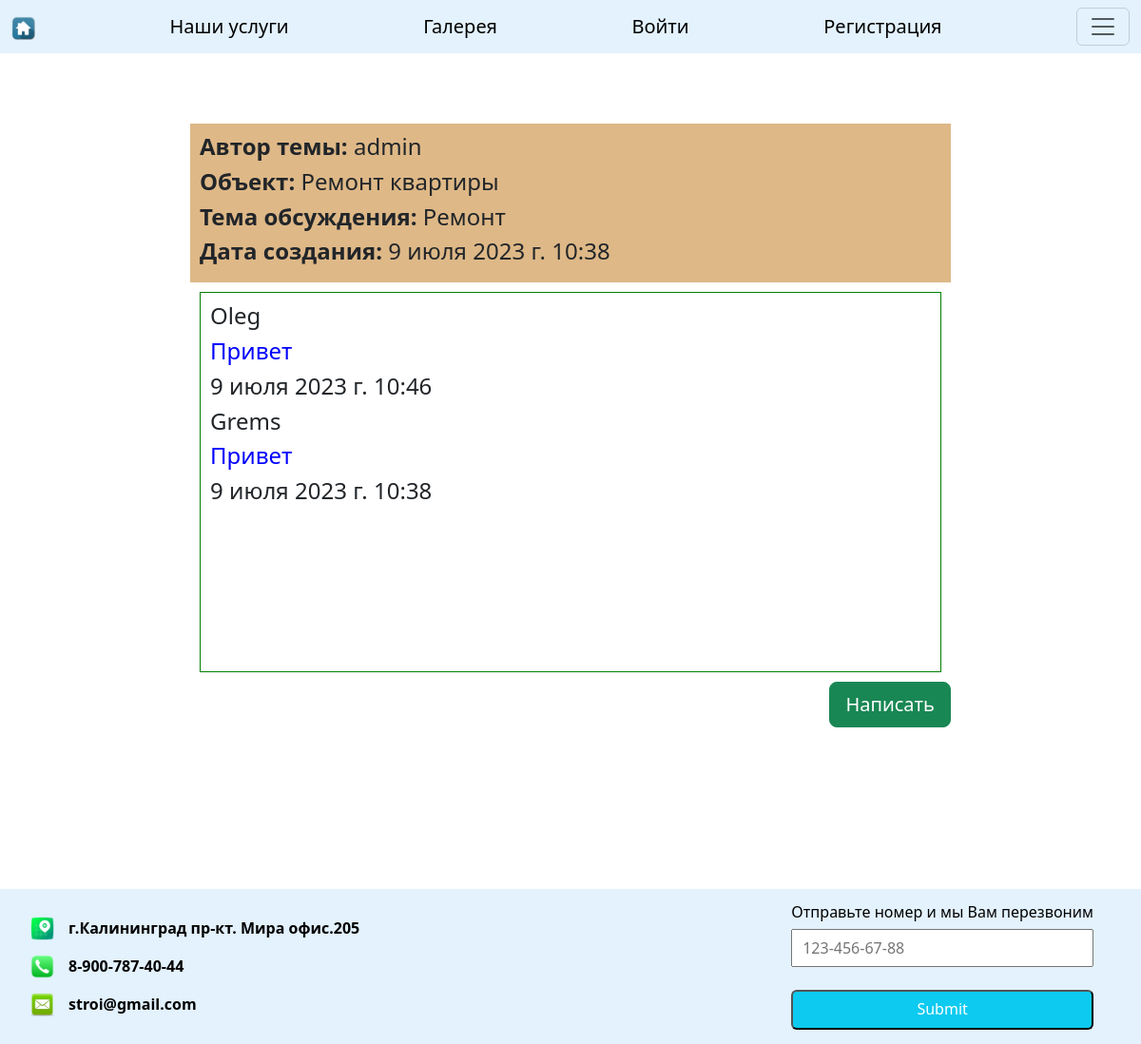
The app's page /forum/forum/22 with its own data.
### forum/models.py (models this page shows, shortened)
class Thread(models.Model):  # модель Thread для создания рубрик в модели Category категория
    title = models.CharField(max_length=100)
    content = models.TextField()
    category = models.ForeignKey(Category, on_delete=models.CASCADE)
    author = models.ForeignKey(User, on_delete=models.CASCADE)
    created_at = models.DateTimeField(auto_now_add=True)
    class Meta:
        ordering = ['-created_at']

class Reply(models.Model):  # модель Reply для сообщений в модели Thread отдельной рубрике
    content = models.TextField()
    thread = models.ForeignKey(Thread, on_delete=models.CASCADE, blank=True, null=True)
    author = models.ForeignKey(User, on_delete=models.CASCADE)
    created_at = models.DateTimeField(auto_now_add=True)
    class Meta:
        ordering = ['-created_at']

### main_1/models.py (models this page shows, shortened)
class ContactOfOrganization(models.Model):
    address = models.CharField(max_length=1000)
    phone = models.CharField(max_length=50)
    email = models.CharField(max_length=100)

### forum/views.py (the view, shortened to what this page needs)
# urls.py: path('forum/', include('forum.urls')),
def forum(request, pk):
    if request.method == 'GET':
        context = content(request, pk)
        message = Thread.objects.get(id=pk)
        return render(request, 'forum/forum.html', context)
    return render(request, 'forum/forum.html', context)

### forum/forms.py
class ReplyForm(forms.ModelForm):
    class Meta:
        model = Reply
        fields = ['content', 'thread']  # , 'author'
        labels = {'content': 'Текст', 'thread': 'Тема'}  # , 'author': 'Автор'

class ThreadForm(forms.ModelForm):
    class Meta:
        model = Thread
        fields = ['title', 'content', 'category']  # , 'author'
        labels = {'title': 'Название', 'content': 'Текст', 'category': 'Категория'}  # ,'author': 'Автор'

### forum/utils.py (called while the page is built)
def content(request, pk):
    custom = request.user
    cat = Category.objects.all()
    message = Thread.objects.get(id=pk)
    response = message.reply_set.all()
    contact_org = ContactOfOrganization.objects.all()
    form = ThreadForm()
    reply = ReplyForm()
    context = {
        'category': cat,
        'reply': reply,
        'form': form,
        'message': message,
        'response': response,
        'contact': contact_org,
    }
    return context

### forum/templates/forum/forum.html (shortened to what this page needs)
{% extends 'main/index.html' %}
{% block content %}
<div class="dialog_forum">
<div class="block_text">
    <div class="all_thread">
        {% if field.author.first_name %}
         <h4><span style="font-weight: bold">Автор темы:  </span>{{ message.author.first_name }}</h4>
        {% else %}
        <h4><span style="font-weight: bold">Автор темы:  </span>{{ message.author.username }}</h4>
        {% endif %}
        <h4><span style="font-weight: bold">Объект:  </span>{{ message.title }}</h4>
        <h4><span style="font-weight: bold">Тема обсуждения:  </span>{{ message.content }}</h4>
        <h4><span style="font-weight: bold">Дата создания:  </span>{{ message.created_at }}</h4>
    </div>
    <div class="all_reply">
        <div class="simple_reply" style="overflow: auto; height:400px;">
            {% for field in response %}
        <h4>{{ field.author.first_name }}</h4>
        <h4 style="color: blue">{{ field.content }}</h4>
        <h4>{{ field.created_at }}</h4>
            {% endfor %}
        </div>
    </div>
    <button type="button" class="btn btn-success btn-lg" style="float: right" data-bs-toggle="modal" data-bs-target="#staticBackdrop1">
            Написать</button>
</div>
{% endblock %}

### main_1/templates/main/index.html (shortened to what this page needs)
<!DOCTYPE html>
{% load static %}
<html lang="en">
<head>
    <link rel="stylesheet" href="{% static 'css/style.css' %}">
    <link rel="stylesheet" href="https://cdn.jsdelivr.net/npm/bootstrap@5.3.0-alpha3/dist/css/bootstrap.min.css">
    <link rel="stylesheet" href="https://rsms.me/inter/inter.css">
</head>
<body>
{% block title %}
<nav class="navbar fixed-top" style='background-color: #e3f2fd'>
  <div class="container-fluid">
   <a class="navbar-brand hov" style="margin-right: 16px; background: {{ color }}"
      href="{% url 'index' %}"><img src="{% static 'images/home.ico' %}" alt="" style="width: 25px; height: 25px"></a>
    <a class="navbar-brand hov"  href="{% url 'main' %}" style="background: {{ color_our }}">Наши услуги</a>
    <a class="navbar-brand hov" href="{% url 'gallery' %}" style="background: {{ color_gallery }}">Галерея</a>
      {% if user.is_authenticated%}
    <a class="navbar-brand hov" href="{% url 'logout' %}">Выйти</a>
    <a class="navbar-brand hov" href="{% url 'personal_account'  user.id %}" style="background: {{ color_cabinet }}">Личный кабинет</a>
      {% else %}
    <a class="navbar-brand hov" href="{% url 'login' %}" style="background: {{ color_login }}">Войти</a>
    <a class="navbar-brand hov" href="{% url 'enter' %}" style="background: {{ color_enter }}">Регистрация</a>
      {% endif %}
    <button class="navbar-toggler" type="button" data-bs-toggle="offcanvas" data-bs-target="#offcanvasDarkNavbar" aria-controls="offcanvasDarkNavbar" aria-label="Toggle navigation">
      <span class="navbar-toggler-icon"></span>
    </button>
  </div>
</nav>
{% endblock %}
{% block content %}{% endblock %}
{% block footer %}
<div class="footer">
            {% for fields in contact %}
                <ul class="contact_list">
                    <li class="contact_element">
                        <img src="{% static 'images/address_icon.png' %}" alt=""><p>{{ fields.address }}</p>
                    </li>
                    <li class="contact_element">
                        <img src="{% static 'images/phone_icon.png' %}" alt=""><p>{{ fields.phone }}</p>
                    </li>
                     <li class="contact_element">
                        <img src="{% static 'images/mail_icon.png' %}" alt=""><p>{{ fields.email }}</p>
                    </li>
                </ul>
            {% endfor %}
    <div class="footer_wrap" >
            <form hx-post="/send-htmx-message/">
            <h6>Отправьте номер и мы Вам перезвоним</h6>
<input type="tel" id="phone" name="phone" placeholder="123-456-67-88" pattern="[0-9]{3}-[0-9]{3}-[0-9]{2}-[0-9]{2}"
         required>
            <br><br>
            <input type="submit" class="inline-block rounded bg-info px-6 pb-2 pt-2.5 text-xs font-medium uppercase leading-normal text-white shadow-[0_4px_9px_-4px_#54b4d3] transition duration-150 ease-in-out hover:bg-info-600 hover:shadow-[0_8px_9px_-4px_rgba(84,180,211,0.3),0_4px_18px_0_rgba(84,180,211,0.2)] focus:bg-info-600 focus:shadow-[0_8px_9px_-4px_rgba(84,180,211,0.3),0_4px_18px_0_rgba(84,180,211,0.2)] focus:outline-none focus:ring-0 active:bg-info-700 active:shadow-[0_8px_9px_-4px_rgba(84,180,211,0.3),0_4px_18px_0_rgba(84,180,211,0.2)] dark:shadow-[0_4px_9px_-4px_rgba(84,180,211,0.5)] dark:hover:shadow-[0_8px_9px_-4px_rgba(84,180,211,0.2),0_4px_18px_0_rgba(84,180,211,0.1)] dark:focus:shadow-[0_8px_9px_-4px_rgba(84,180,211,0.2),0_4px_18px_0_rgba(84,180,211,0.1)] dark:active:shadow-[0_8px_9px_-4px_rgba(84,180,211,0.2),0_4px_18px_0_rgba(84,180,211,0.1)]">
                </form>
    </div>
</div>
{% endblock %}
</body>
</html>

### main_1/static/css/style.css (style rules this page uses)
* { box-sizing: border-box; }
html, body { width: 100%; margin: 0 auto; padding: 0; background-size: 100%100%; background-repeat: no-repeat; background-image: url("../images/repair.png"); font-family: 'PT Sans', Arial, Verdana; background-color: #a3e293; }
.footer { width: 100%; height: fit-content; background: #e3f2fd; margin-top: 50px; color: #000; font-weight: bold; display: flex; justify-content: space-between; align-items: center; }
.footer img { height: 25px; width: 25px; }
.footer>ul { padding-top: 15px; }
.footer_wrap { height: 100%; display: flex; flex-direction: row; justify-content: flex-end; margin-right: 50px; padding-top: 15px; padding-bottom: 15px }
input { width: 100%; padding: 6px 10px; box-sizing: border-box; margin-top: 4px; }
ul.contact_list>li { padding-top: 5px; padding-bottom: 5px; list-style: none; }
body.open, body:after { overflow: hidden }
* { box-sizing: border-box }
.block_text { margin-top: 50px; width: fit-content; background: white; margin-bottom: 120px; width: 800px; }
.dialog_forum { padding-top: 80px; display: flex; flex-direction: column; justify-content: center; align-items: center }
.simple_reply { border: 1px solid green; overflow: auto; height: 400px; padding: 10px 10px; }
.all_thread { background: burlywood; width: 100%; padding: 10px; text-align: start; }
.all_reply { padding: 10px 10px }
.footer>ul { margin-bottom: 0; }
.contact_element { display: flex; }
ul.contact_list>li { padding-top: 0; padding-bottom: 0; }
li.contact_element>p { margin-left: 15px; }

### records on screen
Thread: author.username "admin", title "Ремонт квартиры", content "Ремонт", created_at "9 июля 2023 г. 10:38"
Reply: author.first_name "Oleg", content "Привет", created_at "9 июля 2023 г. 10:46"
Reply: author.first_name "Grems", content "Привет", created_at "9 июля 2023 г. 10:38"
ContactOfOrganization: address "г.Калининград пр-кт. Мира офис.205", phone "8-900-787-40-44", email "stroi@gmail.com"
